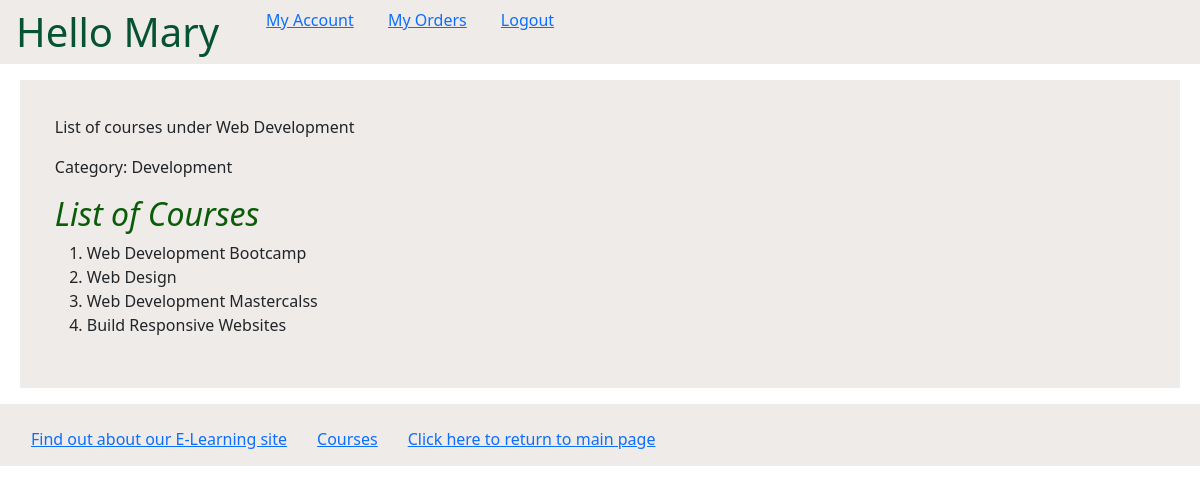
The app's page /myapp/detail/1/ (signed in) with its own data.
### myapp/models.py (models this page shows, shortened)
class Topic(models.Model):
    name = models.CharField(max_length=200)
    category = models.CharField(max_length=200)

class Course(models.Model):
    topic = models.ForeignKey(Topic, related_name='courses', on_delete=models.CASCADE)
    name = models.CharField(max_length=200)
    price = models.DecimalField(max_digits=10, decimal_places=2, validators=[validateprice])
    for_everyone = models.BooleanField(default=True)
    description = models.TextField(max_length=300, null=True, blank=True)
    interested = models.PositiveIntegerField(default=0)
    stages = models.PositiveIntegerField(default=3)

### myapp/views.py (the view)
# urls.py: path(r'detail/<top_no>/', views.detail, name='detail'),
@login_required
def detail(request, top_no):
    topic = get_object_or_404(Topic, pk=top_no)
    name = topic.name
    category = topic.category
    course_list = Course.objects.filter(topic=top_no)
    return render(request, 'myapp/detail.html', {'name': name, 'course_list': course_list, 'category': category})

### templates/myapp/detail.html
{% extends 'myapp/base.html' %}
{% block body_block %}
<div style="background-color: #efebe9; padding: 3%;">
    <p>List of courses under {{ name }}</p>
    <p>Category: {{ category }}</p>
    {% if course_list %}
    <h2>List of Courses</h2>
    <ol>
      {% for course in course_list %}
      <li>{{ course.name}}</li>
      {% endfor %}
    </ol>
    {% else %}
    <strong>There are no available Courses!</strong>
    {% endif %}
    </div>
{% endblock %}

### templates/myapp/base.html (shortened to what this page needs)
<!DOCTYPE html>
{% load static %}
<html>
  <head>
    <link
      rel="stylesheet"
      type="text/css"
      href="{% static 'myapp/style.css' %}"
    />
  <link href="https://cdn.jsdelivr.net/npm/bootstrap@5.2.0/dist/css/bootstrap.min.css" rel="stylesheet">
  </head>
  <body>
    <nav class="navbar navbar-light navbar-expand-lg px-3 pb-0" style="background-color: #efebe9;">
          <div class="collapse navbar-collapse" id="navbarNav">
          <ul class="navbar-nav">
               <li class="nav-item active" style="font-weight: bold">
          <h1 style="    text-align: center;">{% block myhdg %}Hello {{ request.user.first_name }}{% endblock %}</h1>
               </li>
        {% if request.user.is_authenticated %}
            <ul>
             <li class="hbar1 "><a href = "{% url 'myapp:myaccount' %}">My Account</a></li>
            <li class="hbar1"><a href = "{% url 'myapp:myorders' %}">My Orders</a></li>
            <li class="hbar1"><a href = "{% url 'myapp:user_logout' %}">Logout</a></li>
            </ul>
      {% else %}
            <div>
                <li class="hbar1"><a href = "{% url 'myapp:user_login' %}">Login</a></li>
            <li class="hbar1"><a href = "{% url 'myapp:registerstudent' %}">Register</a></li>
            </div>
      {% endif %}
          </ul>
          </div></nav>
    <div class="lg-3 md-5 sm-6 mx-1 p-3">{% block body_block %}*** {% endblock %}</div>
{% if request.user.is_authenticated %}
    <div><nav class="navbar navbar-light navbar-expand-lg px-3 pb-0" style="background-color: #efebe9;">
        <div class="collapse navbar-collapse" id="navbarNav">
        <ul class="navbar-nav">
        <li class="hbar1">
          <a href="/myapp/about/">Find out about our E-Learning site</a>
        </li>
          <li class="hbar1">
          <a href="{% url 'myapp:courses' %}">Courses</a>
        </li>
        <li class="hbar1">
          <a href="{% url 'myapp:index' %}">Click here to return to main page</a
          ><br />
        </li>
      </ul>
        </div></nav>
    </div>
  {% endif %}
  </body>
</html>

### myapp/static/myapp/style.css (style rules this page uses)
.hbar1 { display:inline; margin:15px; }
body { background-color: rgb(167, 193, 182); color: rgb(86 27 139); }
h1 { font-size:50px; color:#065333; font-style:normal; }
h2 { font-size:20px; color:rgb(11, 92, 8); font-style:italic; }

### records on screen
Topic: name "Web Development", category "Development"
Course: name "Web Development Bootcamp"
Course: name "Web Design"
Course: name "Web Development Mastercalss"
Course: name "Build Responsive Websites"

### other values on screen
{{ request.user.first_name }} "Mary"
